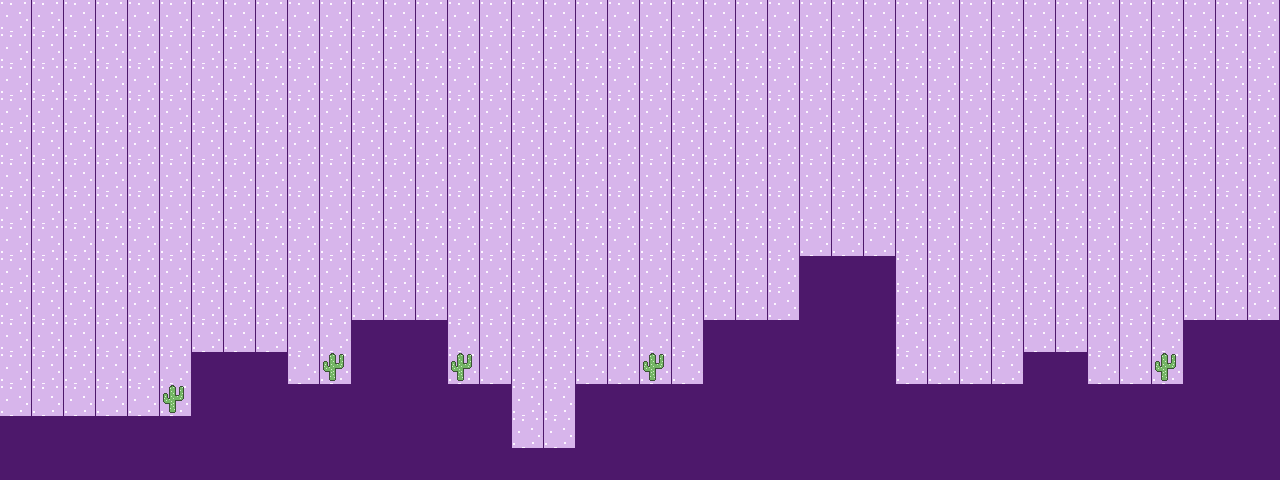

The image is a tile-based game level rendered from a .tmx file. Its description and complete source (layers, tilesets, objects, tile grids) follow:
An orthogonal 40x15 tile map with 32x32 px tiles, 2 tile layers (Background, Obstacles) and 11 objects (5x Mushroom, SpawnPlayer, Cave).

<map version="1.10" tiledversion="1.11.2" orientation="orthogonal" renderorder="right-down" width="40" height="15" tilewidth="32" tileheight="32" infinite="0" nextlayerid="6" nextobjectid="17">
 <editorsettings>
  <export target="../public/assets/maps/map-level-01.json" format="json" />
 </editorsettings>
 <tileset firstgid="1" source="tileset.tsx" />
 <layer id="1" name="Background" width="40" height="15">
  <data encoding="csv">
1,1,1,1,1,1,1,1,1,1,1,1,1,1,1,1,1,1,1,1,1,1,1,1,1,1,1,1,1,1,1,1,1,1,1,1,1,1,1,1,
1,1,1,1,1,1,1,1,1,1,1,1,1,1,1,1,1,1,1,1,1,1,1,1,1,1,1,1,1,1,1,1,1,1,1,1,1,1,1,1,
1,1,1,1,1,1,1,1,1,1,1,1,1,1,1,1,1,1,1,1,1,1,1,1,1,1,1,1,1,1,1,1,1,1,1,1,1,1,1,1,
1,1,1,1,1,1,1,1,1,1,1,1,1,1,1,1,1,1,1,1,1,1,1,1,1,1,1,1,1,1,1,1,1,1,1,1,1,1,1,1,
1,1,1,1,1,1,1,1,1,1,1,1,1,1,1,1,1,1,1,1,1,1,1,1,1,1,1,1,1,1,1,1,1,1,1,1,1,1,1,1,
1,1,1,1,1,1,1,1,1,1,1,1,1,1,1,1,1,1,1,1,1,1,1,1,1,1,1,1,1,1,1,1,1,1,1,1,1,1,1,1,
1,1,1,1,1,1,1,1,1,1,1,1,1,1,1,1,1,1,1,1,1,1,1,1,1,1,1,1,1,1,1,1,1,1,1,1,1,1,1,1,
1,1,1,1,1,1,1,1,1,1,1,1,1,1,1,1,1,1,1,1,1,1,1,1,1,1,1,1,1,1,1,1,1,1,1,1,1,1,1,1,
1,1,1,1,1,1,1,1,1,1,1,1,1,1,1,1,1,1,1,1,1,1,1,1,1,1,1,1,1,1,1,1,1,1,1,1,1,1,1,1,
1,1,1,1,1,1,1,1,1,1,1,1,1,1,1,1,1,1,1,1,1,1,1,1,1,1,1,1,1,1,1,1,1,1,1,1,1,1,1,1,
1,1,1,1,1,1,1,1,1,1,1,1,1,1,1,1,1,1,1,1,1,1,1,1,1,1,1,1,1,1,1,1,1,1,1,1,1,1,1,1,
1,1,1,1,1,1,1,1,1,1,1,1,1,1,1,1,1,1,1,1,1,1,1,1,1,1,1,1,1,1,1,1,1,1,1,1,1,1,1,1,
1,1,1,1,1,1,1,1,1,1,1,1,1,1,1,1,1,1,1,1,1,1,1,1,1,1,1,1,1,1,1,1,1,1,1,1,1,1,1,1,
1,1,1,1,1,1,1,1,1,1,1,1,1,1,1,1,1,1,1,1,1,1,1,1,1,1,1,1,1,1,1,1,1,1,1,1,1,1,1,1,
1,1,1,1,1,1,1,1,1,1,1,1,1,1,1,1,1,1,1,1,1,1,1,1,1,1,1,1,1,1,1,1,1,1,1,1,1,1,1,1
</data>
 </layer>
 <layer id="2" name="Obstacles" width="40" height="15">
  <data encoding="csv">
0,0,0,0,0,0,0,0,0,0,0,0,0,0,0,0,0,0,0,1,1,1,1,1,1,1,1,1,1,1,1,1,1,1,1,1,1,1,1,1,
0,0,0,0,0,0,0,0,0,0,0,0,0,0,0,0,0,0,0,1,1,1,1,1,1,1,1,1,1,1,1,1,1,1,1,1,1,1,1,1,
0,0,0,0,0,0,0,0,0,0,0,0,0,0,0,0,0,0,0,0,1,1,1,1,1,1,1,1,1,1,1,1,1,1,1,1,1,1,1,1,
0,0,0,0,0,0,0,0,0,0,0,0,0,0,0,0,0,0,0,0,1,1,1,1,1,1,1,1,1,1,1,1,1,1,1,1,1,1,0,1,
0,0,0,0,0,0,0,0,0,0,0,0,0,0,0,0,0,0,0,0,1,1,1,1,1,1,1,1,1,1,1,1,1,1,1,1,1,1,0,0,
0,0,0,0,0,0,0,0,0,0,0,0,0,0,0,0,0,0,0,0,1,1,1,1,1,1,1,1,1,1,1,1,1,1,1,1,0,0,0,0,
0,0,0,0,0,0,0,6,0,0,0,0,0,0,0,0,0,0,0,0,1,1,1,1,1,1,1,1,1,1,1,1,1,1,1,1,0,0,0,0,
0,0,0,0,0,0,0,0,0,0,0,0,0,0,0,0,1,1,1,1,1,1,1,1,1,1,1,1,1,1,1,1,1,1,1,1,0,0,0,0,
0,0,0,0,0,0,0,0,0,0,0,0,0,1,1,1,1,0,0,0,1,1,1,1,1,2,2,2,1,1,1,1,1,1,1,1,0,0,1,1,
0,0,0,0,0,0,0,0,0,0,0,0,1,1,0,0,0,0,0,0,1,1,1,1,1,2,2,2,1,1,1,1,1,1,1,1,0,0,1,1,
0,0,0,0,0,0,0,0,0,0,0,2,2,2,0,0,0,0,0,0,1,1,2,2,2,2,2,2,1,1,1,1,1,1,1,1,0,2,2,2,
0,0,0,0,0,0,2,2,2,0,5,2,2,2,5,0,0,0,0,0,5,1,2,2,2,2,2,2,1,1,1,1,2,2,1,1,5,2,2,2,
0,0,0,0,0,5,2,2,2,2,2,2,2,2,2,2,0,0,2,2,2,2,2,2,2,2,2,2,2,2,2,2,2,2,2,2,2,2,2,2,
2,2,2,2,2,2,2,2,2,2,2,2,2,2,2,2,0,0,2,2,2,2,2,2,2,2,2,2,2,2,2,2,2,2,2,2,2,2,2,2,
2,2,2,2,2,2,2,2,2,2,2,2,2,2,2,2,2,2,2,2,2,2,2,2,2,2,2,2,2,2,2,2,2,2,2,2,2,2,2,2
</data>
 </layer>
 <objectgroup id="3" name="SpawnPoints">
  <object id="8" name="SpawnPlayer" x="192" y="288" />
 </objectgroup>
 <objectgroup id="4" name="Items">
  <object id="1" name="Mushroom" gid="3" x="834" y="254" width="32" height="32">
   <properties>
    <property name="damageHp" type="int" value="10" />
    <property name="restoreHp" type="int" value="20" />
   </properties>
  </object>
  <object id="2" name="Mushroom" gid="3" x="963" y="384" width="32" height="32">
   <properties>
    <property name="damageHp" type="int" value="10" />
    <property name="restoreHp" type="int" value="20" />
   </properties>
  </object>
  <object id="3" name="Mushroom" gid="3" x="671" y="383" width="32" height="32">
   <properties>
    <property name="damageHp" type="int" value="10" />
    <property name="restoreHp" type="int" value="20" />
   </properties>
  </object>
  <object id="10" name="Mushroom" gid="3" x="547" y="448" width="32" height="32" />
  <object id="11" name="Mushroom" gid="3" x="419" y="319" width="32" height="32" />
 </objectgroup>
 <objectgroup id="5" name="Doors" offsetx="-1" offsety="2">
  <object id="7" name="Cave" gid="7" x="1218" y="318" width="67" height="63">
   <properties>
    <property name="goToWorld" value="level-02" />
    <property name="needKey" value="level-02" />
   </properties>
  </object>
  <object id="12" gid="7" x="1245" y="317" width="32" height="32" />
  <object id="13" gid="7" x="1642" y="444" width="32" height="32" />
  <object id="14" gid="7" x="1247" y="312" width="32" height="32" />
  <object id="16" gid="7" x="1222" y="315" width="32" height="32" />
 </objectgroup>
</map>
